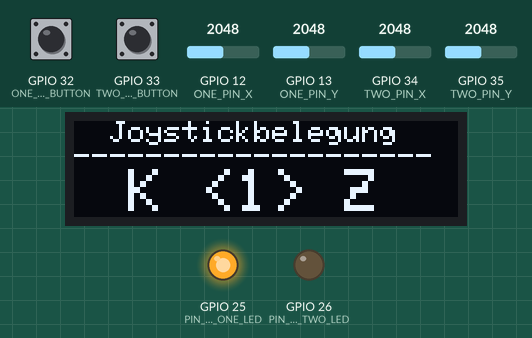
A sketch run on a simulated ESP32. Parts: 128×32 one-colour display, output pins drawn as LEDs (lit = HIGH). The test bench sets the inputs (shaded band); at power-on: GPIO 32 (ONE_PIN_BUTTON) HIGH, GPIO 33 (TWO_PIN_BUTTON) HIGH, GPIO 12 (ONE_PIN_X) = 2048, GPIO 13 (ONE_PIN_Y) = 2048, GPIO 34 (TWO_PIN_X) = 2048, GPIO 35 (TWO_PIN_Y) = 2048. What the sketch prints to the serial monitor is not drawn.

Above: at 4.2 s.
4.3 s: GPIO 32 (ONE_PIN_BUTTON) pulled LOW for 0.25 s
At 5.0 s:
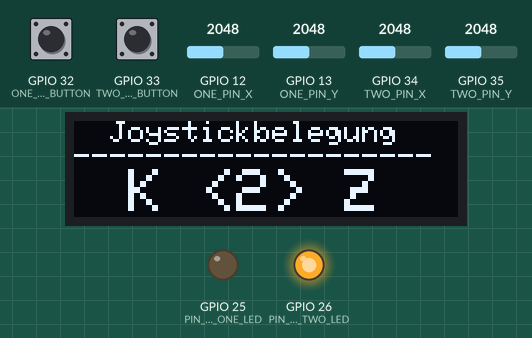
6.0 s: GPIO 33 (TWO_PIN_BUTTON) pulled LOW for 0.25 s
At 6.8 s:
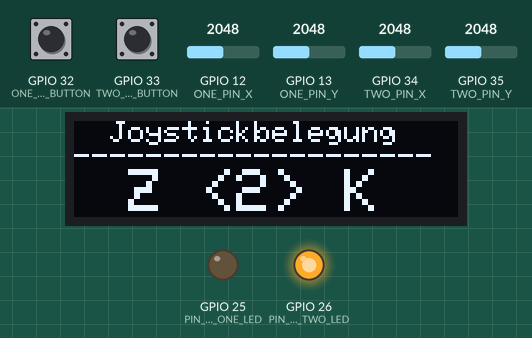
7.7 s: GPIO 32 (ONE_PIN_BUTTON) pulled LOW for 1 s
At 8.7 s:
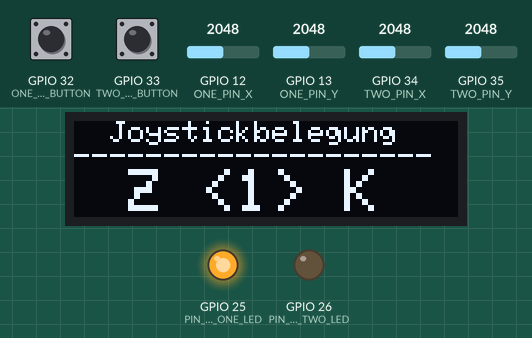
Timing chart, 0 to 10.7 s (numbered marks = the images above; inputs shaded):
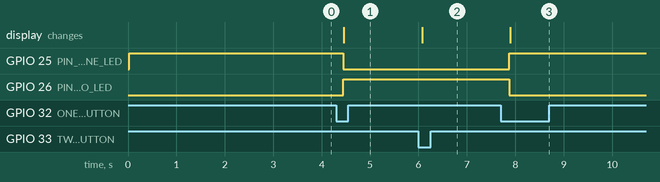

The sketch:

esp_joystick.ino
```cpp
#include <SPI.h>
#include <Wire.h>
#include <Adafruit_GFX.h>
#include <Adafruit_SSD1306.h>

//Display: SCL/SCK => (GPIO) 22, SDA => (GPIO) 21
#define SCREEN_WIDTH 128 // OLED display width, in pixels
#define SCREEN_HEIGHT 32 // OLED display height, in pixels

#define OLED_RESET     -1 // Reset pin # (or -1 if sharing Arduino reset pin)
#define SCREEN_ADDRESS 0x3C ///< See datasheet for Address; 0x3D for 128x64, 0x3C for 128x32
Adafruit_SSD1306 display(SCREEN_WIDTH, SCREEN_HEIGHT, &Wire, OLED_RESET);


// define pins for joystick one
int ONE_PIN_X = 12;
int ONE_PIN_Y = 13;
int ONE_PIN_BUTTON = 32;

// define pins for joystick two
int TWO_PIN_X = 34;
int TWO_PIN_Y = 35;
int TWO_PIN_BUTTON = 33;

// define pins for Camera LEDs
int PIN_CAM_ONE_LED = 25;
int PIN_CAM_TWO_LED = 26;

// define variables for read functions
int x;
int y;
int buttonState;
String command = "zoomstop";
String directionx = "";
String directiony = "";
int speedx;
int speedy;

// define Variables for Joystick
int MAX = 4095;
int MIN = 0;
int OFFSET = 0; // tolerance for zero

// zero points of joystick one
int ONE_ZERO_X = 1903;
int ONE_ZERO_Y = 1890;

// zero points of joystick two
int TWO_ZERO_X = 1904;
int TWO_ZERO_Y = 1891;

// struct to return Joystickdata
struct JoystickOut {
  int speedx;
  int speedy;
  String command;
  int buttonPressed;
};

// Variables to save Joystickdata
JoystickOut JoystickOne;
JoystickOut JoystickOneLast = {0, 0, "ptzstop", 0};
JoystickOut JoystickTwo;
JoystickOut JoystickTwoLast = {0, 0, "zoomstop", 0};

// Variables for speed function
float factor;
int returnspeed;

// Variables for url
String selectedcam = "1";
String IP = "192.168.0.1";
//String IP_CAM_ONE = "192.168.0.11";
//String IP_CAM_TWO = "192.168.0.12";
//String currentip = IP_CAM_ONE;
String returnurl;


void draw_Display() {
    display.clearDisplay();
    display.setTextSize(1);
    display.setTextColor(SSD1306_WHITE);
    display.setCursor(0, 0);
    display.println("  Joystickbelegung");
    display.println("--------------------");
    display.print("   ");
    display.setTextSize(2);
  if (ONE_PIN_X == 34) {
    display.println("Z <" + selectedcam + "> K");
  } else {
    display.println("K <" + selectedcam + "> Z");
  }
  display.display();
}

void setup() {
 // Serial.begin(9600);
  Serial.begin(115200);

  if(!display.begin(SSD1306_SWITCHCAPVCC, SCREEN_ADDRESS)) {
    Serial.println(F("SSD1306 allocation failed"));
    for(;;); // Don't proceed, loop forever
  }

  // Joystick one setup pinmode
  pinMode(ONE_PIN_X, INPUT);
  pinMode(ONE_PIN_Y, INPUT);
  pinMode(ONE_PIN_BUTTON, INPUT_PULLUP);

  // Joystick two setup pinmode
  pinMode(TWO_PIN_X, INPUT);
  pinMode(TWO_PIN_Y, INPUT);
  pinMode(TWO_PIN_BUTTON, INPUT_PULLUP);

  // Camera LEDs setup pinmode
  pinMode(PIN_CAM_ONE_LED, OUTPUT);
  pinMode(PIN_CAM_TWO_LED, OUTPUT);

  // Set CAmera One LED to active
  digitalWrite(PIN_CAM_ONE_LED, HIGH);

  /*display.display();
  delay(2000);
  display.clearDisplay();
  delay(200);*/
  draw_Display();
  delay(3000);
  /*display.setTextSize(1);      // Normal 1:1 pixel scale
  display.setTextColor(SSD1306_WHITE); // Draw white text
  display.setCursor(0, 0);     // Start at top-left corner
  display.println("  Joystickbelegung");
  display.println("--------------------");
  display.print("   ");
  display.setTextSize(2);
  display.println("Z <1> K");
  display.display();*/
}


int speed(int zero, int value, int steps) {
  if (value < zero) {
    factor = (zero - OFFSET) / steps;
    returnspeed = (zero - value) / factor;
  } else {
    factor = (MAX - zero + OFFSET) / steps;
    returnspeed = (value - zero) / factor;
  }
  return returnspeed;
}

//Get Joystickdata from Joystick one
JoystickOut read_one() {
  x = analogRead(ONE_PIN_X);
  y = analogRead(ONE_PIN_Y);
  buttonState = digitalRead(ONE_PIN_BUTTON);

  speedy = speed(ONE_ZERO_Y, y, 10 + 1);
  speedx = speed(ONE_ZERO_X, x, 15 + 1);

  if (speedy == 0 && speedx == 0) {
    return {0, 0, "ptzstop", 1 - buttonState};
  }

  if (speedx == 0) {
    directionx = "";
    speedx = 1;
  } else if (x < (ONE_ZERO_X - OFFSET)) {
    directionx = "left";
  } else if (x > (ONE_ZERO_X + OFFSET)) {
    directionx = "right";
  }

  if (speedy == 0) {
      directiony = "";
      speedy = 1;
  } else if (y < (ONE_ZERO_Y - OFFSET)) {
    directiony = "up";
  } else if (y > (ONE_ZERO_Y + OFFSET)) {
    directiony = "down";
  }

  return {speedx - 1, speedy -1, directionx + directiony, 1 - buttonState};
}


//Get Joystickdata from Joystick two
JoystickOut read_two() {
  //x = analogRead(TWO_PIN_X);
  y = analogRead(TWO_PIN_Y);
  buttonState = digitalRead(TWO_PIN_BUTTON);

  //speedx = speed(TWO_ZERO_X, x, 20 + 1);
  speedy = speed(TWO_ZERO_Y, y, 7 + 1);

  if (speedy == 0) {
    return {0, 0, "zoomstop", 1 - buttonState};
  }

  if (speedx == 0) {
    command = "";
  } else if (x < (TWO_ZERO_X - OFFSET)) {
    command = "left";
  } else if (x > (TWO_ZERO_X + OFFSET)) {
    command = "right";
  }

  if (speedy == 0) {
    command = "zoomstop";
  } else if (y < (TWO_ZERO_Y - OFFSET)) {
    command = "zoomin";
  } else if (y > (TWO_ZERO_Y + OFFSET)) {
    command = "zoomout";
  }

  return {speedx - 1, speedy - 1, command, 1 - buttonState};
}


// create & send url to Serial output
void output_url(JoystickOut JoystickOutput, bool Zoom = false) {
  if (Zoom) {
    //"http://{camera ip}/cgi-bin/ptzctrl.cgi?ptzcmd&{command}&{speedy}";
    returnurl = "http://" + IP + selectedcam + "/cgi-bin/ptzctrl.cgi?ptzcmd&" + JoystickOutput.command + "&" + JoystickOutput.speedy;
  } else {
    //"http://{currentip}/cgi-bin/ptzctrl.cgi?ptzcmd&{command}&{speedx}&{speedy}";
    returnurl = "http://" + IP + selectedcam + "/cgi-bin/ptzctrl.cgi?ptzcmd&" + JoystickOutput.command + "&" + JoystickOutput.speedx + "&" + JoystickOutput.speedy;
  }

  Serial.println(returnurl);
}

void switchJoysticks() {
  if (ONE_PIN_X == 12) {
    ONE_PIN_X = 34;
    ONE_PIN_Y = 35;

    TWO_PIN_X = 12;
    TWO_PIN_Y = 13;

    draw_Display();
  } else {
    ONE_PIN_X = 12;
    ONE_PIN_Y = 13;

    TWO_PIN_X = 34;
    TWO_PIN_Y = 35;

    draw_Display();
  }
  return;
}


void loop() {
  // read Joystick outputs
  JoystickOne = read_one();
  JoystickTwo = read_two();

  // toggle Camera LEDs
  if (!(JoystickOne.buttonPressed == JoystickOneLast.buttonPressed)) {
    if (JoystickOne.buttonPressed == 1) {
      if (selectedcam == "1") {
        selectedcam = "2";
        digitalWrite(PIN_CAM_ONE_LED, LOW);
        digitalWrite(PIN_CAM_TWO_LED, HIGH);
        draw_Display();
      } else {
        selectedcam = "1";
        digitalWrite(PIN_CAM_ONE_LED, HIGH);
        digitalWrite(PIN_CAM_TWO_LED, LOW);
        draw_Display();
      }
    }

    JoystickOneLast.buttonPressed = JoystickOne.buttonPressed;
  }

  if (!(JoystickOne.speedx == JoystickOneLast.speedx && JoystickOne.speedy == JoystickOneLast.speedy && JoystickOne.command == JoystickOneLast.command)) {
    output_url(JoystickOne);
    JoystickOneLast = JoystickOne;
  }

  if (!(JoystickTwo.buttonPressed == JoystickTwoLast.buttonPressed)) {
    if (JoystickTwo.buttonPressed == 1) {
      switchJoysticks();
    }
    JoystickTwoLast.buttonPressed = JoystickTwo.buttonPressed;
  }

  if (!(JoystickTwo.speedy == JoystickTwoLast.speedy && JoystickTwo.command == JoystickTwoLast.command)) {
    // true means that the url for zooming is used
    output_url(JoystickTwo, true);
    JoystickTwoLast = JoystickTwo;
  }

  delay(200);
}
```

Measured:
- after the input at 4.3 s, GPIO 25 (PIN_CAM_ONE_LED): HIGH → LOW after 0.15 s; GPIO 26 (PIN_CAM_TWO_LED): LOW → HIGH after 0.15 s; the display: changes after 0.16 s (image 1)
- after the input at 6.0 s, the display: changes after 0.07 s (image 2)
- after the input at 7.7 s, GPIO 25 (PIN_CAM_ONE_LED): LOW → HIGH after 0.18 s; GPIO 26 (PIN_CAM_TWO_LED): HIGH → LOW after 0.18 s; the display: changes after 0.19 s (image 3)
